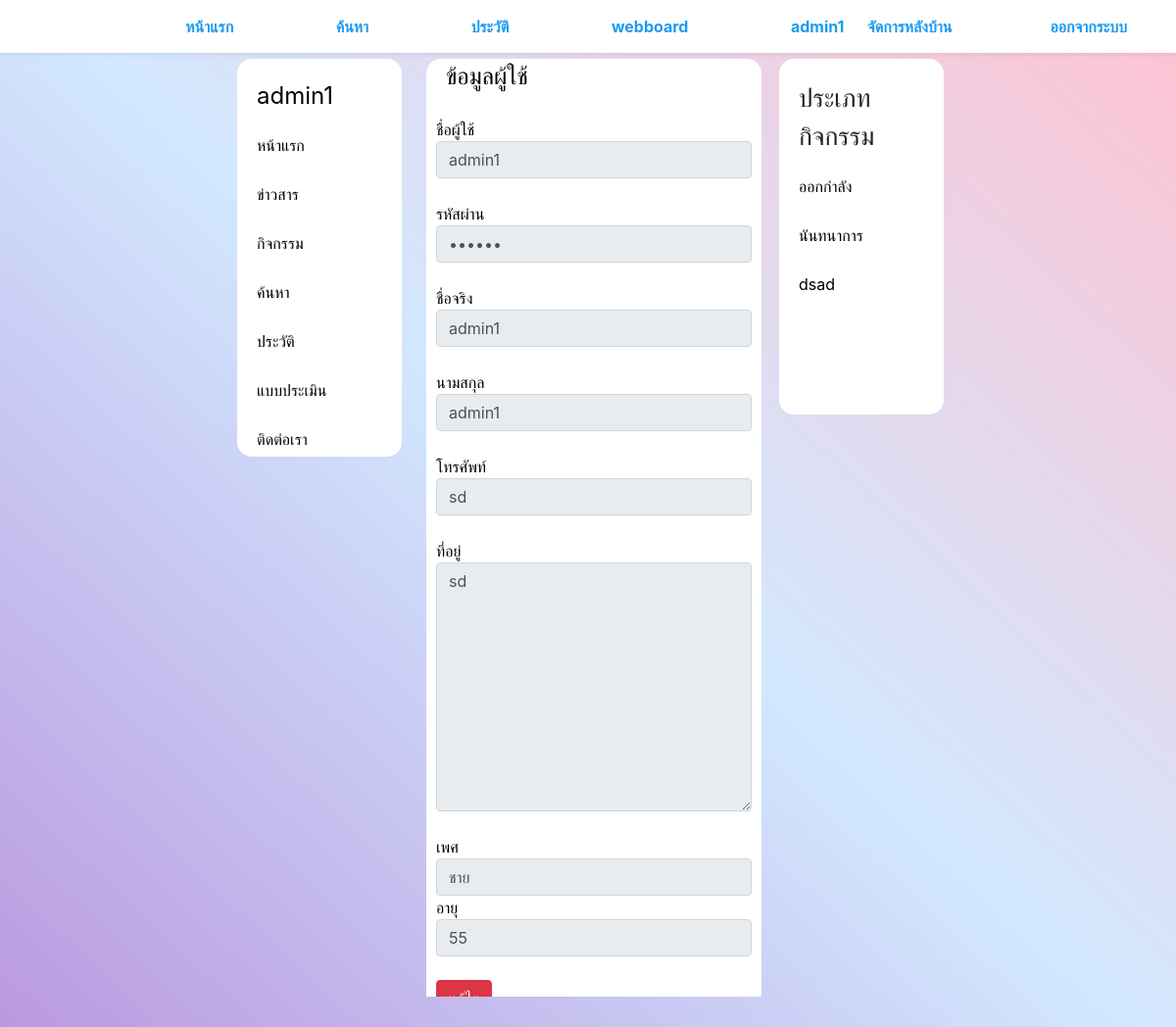
Screenshot of /profile.php (signed in) with the database file from the repository.
### tables this page shows
CREATE TABLE `member` (
  `u_id` int(11) NOT NULL,
  `username` varchar(100) NOT NULL,
  `password` varchar(50) NOT NULL,
  `u_Fname` varchar(100) NOT NULL,
  `u_Lname` varchar(100) NOT NULL,
  `u_phone` varchar(10) NOT NULL,
  `u_address` varchar(1000) NOT NULL,
  `u_gender` enum('ชาย','หญิง','อื่นๆ') NOT NULL,
  `u_age` int(3) NOT NULL,
  `u_level` enum('user','admin') NOT NULL
);

CREATE TABLE `act_type` (
  `type_id` int(11) NOT NULL,
  `type_name` varchar(100) NOT NULL
);

### profile.php (the view)
<?php
include('navbar.php');
include('type_box.php');
$sql4="SELECT *FROM member where u_id='".$_SESSION["u_id"]."'";
$qry4=mysqli_query($conn,$sql4);
$rs4=mysqli_fetch_array($qry4);
?>
<div class="mid_box">
<div class="act_box">
        <div class="text_box"> ข้อมูลผู้ใช้ <br></div>
            <div class="text_box2">
                <span>ชื่อผู้ใช้</span>
                <input type="text" name="username" class="form-control" value="<?=$rs4["username"];?>" disabled><br>
                <span>รหัสผ่าน</span>
                <input type="password" name="password" class="form-control" value="<?=$rs4["password"];?>" disabled><br>
                <span>ชื่อจริง</span>
                <input type="text" name="u_Fname" class="form-control" value="<?=$rs4["u_Fname"];?>"  disabled><br>
                <span>นามสกุล</span>
                <input type="text" name="u_Lname" class="form-control" value="<?=$rs4["u_Lname"];?>"  disabled><br>
                <span>โทรศัพท์</span>
                <input type="text" name="u_phone" class="form-control" value="<?=$rs4["u_phone"];?>"  disabled><br>
                <span>ที่อยู่</span><br>
                <textarea name="u_address" id="" cols="30" rows="10" class="form-control" disabled><?=$rs4["u_address"];?></textarea><br>
                <span>เพศ</span>
                <input name="u_gender" id="" class="form-control" value=<?=$rs4["u_gender"];?> disabled>
                <span>อายุ</span>
                <input type="number" name="u_age" class="form-control" value="<?=$rs4["u_age"];?>" disabled><br>
                <a href="edit_profile.php?u_id=<?=$rs4["u_id"];?>" class="btn btn-danger" >แก้ไข</a>
            </div>
    </div>
</div>

### navbar.php
<?php
include('style.php');
$sql="SELECT *FROM member where u_id='".$_SESSION["u_id"]."'";
$qry=mysqli_query($conn,$sql);
$rs=mysqli_fetch_array($qry);
?>
<div class="navbar_ fixed-top shadow-sm">
    <a href="index.php">
        <div class="menu_">หน้าแรก</div>
    </a>
    <a href="act_search.php">
        <div class="menu_">ค้นหา</div>
    </a>
    <a href="history.php">
        <div class="menu_">ประวัติ</div>
    </a>
    <a href="webboard.php">
        <div class="menu_">webboard</div>
    </a>
    <?php
    if($rs){
    ?>
    <a href="profile.php">
        <div class="menu_"><?=$rs["u_Fname"];?></div>
    </a>
    <a href="logout.php">
        <div class="menu_" style="float:right; margin-left:-8%;">ออกจากระบบ</div>
    </a>
    <?php
    if($_SESSION["u_level"]=="admin"){
    ?>
    <a href="admin/member.php">
        <div class="menu_" style="float:right; margin-right:8%; margin-left:-18%;">จัดการหลังบ้าน</div>
    </a>
    <?php
    }else{
    }
}else{
    ?>
    <a href="login.php">
        <div class="menu_">เข้าสู่ระบบ</div>
    </a>
    <?php
    }
    ?>
</div>
<div class="left_box">
    <div class="sidebar_">
        <?php
        if($rs){
        ?>
        <div class="menu2_">
            <a href="profile.php" style="font-size:24px;"><?=$rs["u_Fname"];?></a>
        </div>
        <?php
        }else{
        ?>
        <div class="menu2_">
            <a href="login.php" style="font-size:24px;">โปรดเข้าสู่ระบบก่อน</a>
        </div>
        <?php
        }
        ?>
    <a href="index.php">
        <div class="menu2_">หน้าแรก</div>
    </a>
    <a href="news.php">
        <div class="menu2_">ข่าวสาร</div>
    </a>
    <a href="activity.php">
        <div class="menu2_">กิจกรรม</div>
    </a>
    <a href="act_search.php">
        <div class="menu2_">ค้นหา</div>
    </a>
    <a href="history.php">
        <div class="menu2_">ประวัติ</div>
    </a>
    <a href="ques.php">
        <div class="menu2_">แบบประเมิน</div>
    </a>
    <a href="inbox.php">
        <div class="menu2_">ติดต่อเรา</div>
    </a>
    </div>
</div>

### type_box.php
<?php
include('style.php');
$sql4="SELECT *FROM act_type";
$qry4=mysqli_query($conn,$sql4);
?>
<div class="right_box">
    <div class="sidebar_" style="float:left; margin-left:15px;">
        <div class="menu2_" style="font-size:26px">
            ประเภทกิจกรรม
        </div>
        <?php
        while($rs4=mysqli_fetch_array($qry4)){
        ?>
        <div class="menu2_">
            <a href="act_type.php?act_type=<?=$rs4["type_name"];?>" style="color:black;">
                <?=$rs4["type_name"];?>
            </a>
        </div>
        <?php
        }
        ?>
    </div>
</div>

### style.php (style rules this page uses)
.navbar_ { width: 100%; min-height: 50px; background-color: white; text-align: center; }
.menu_ { min-height: 50px; text-align: center; color: #1d9bf0; font-weight: bold; display: inline-block; padding: 15 50px; }
.left_box { padding-top: 10px; width: 35%; height: 100%; position: fixed; left:0; top: 0; }
.mid_box { width: 30%; height: 100%; float: left; margin: auto; }
.right_box { padding-top: 10px; width: 35%; height: 100%; position: fixed; right: 0; top: 0; }
.sidebar_ { width: 40%; float: right; min-height: 35%; margin: 50 10 0 0px; background-color: white; border-radius: 15px; }
.menu2_ { width: 100%; min-height: 50px; padding: 20 0 0 20px; border-radius: 15px; }
a { text-decoration: none; color: black; }
.act_box { width: 95%; min-height: 50px; background-color: #ffffff; color: black; border-radius: 15px; margin: 60 0 -20 15px; }
.text_box { width: 100%; min-height: 50px; font-size: 24px; padding-left: 20px; }
.text_box2 { width: 100%; min-height: 50px; font-size: 16px; color: black; padding: 10px; }

### rows the page displays
member: u_Fname "admin1", username "admin1", u_Lname "admin1", u_phone "sd", u_address "sd", u_gender "ชาย", u_age "55"
act_type: type_name "ออกกำลัง"
act_type: type_name "นันทนาการ"
act_type: type_name "dsad"
